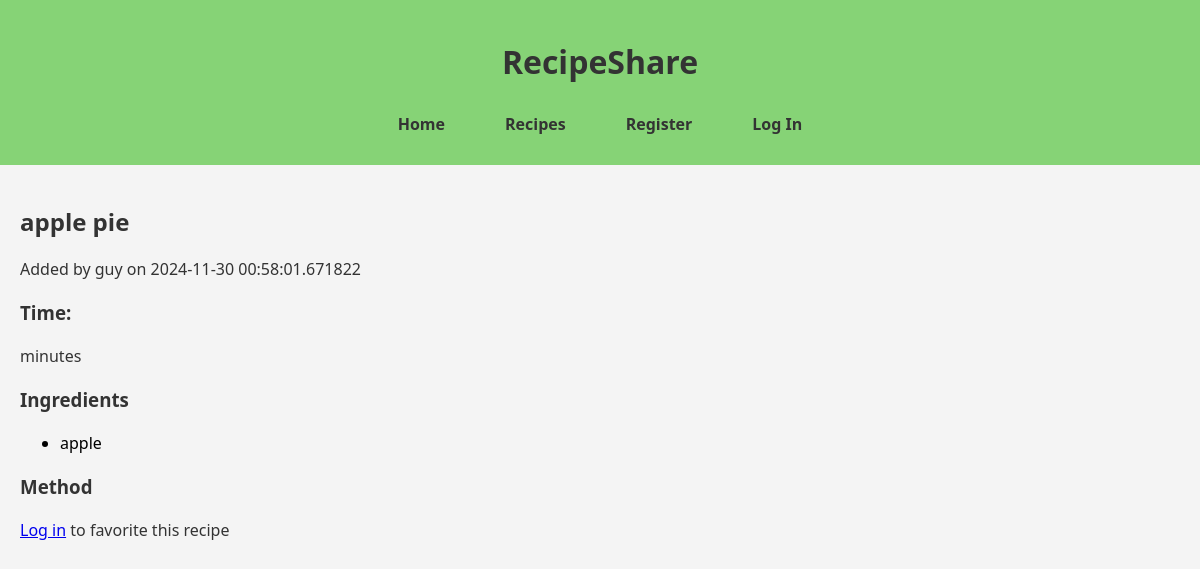
/recipe/3, run on the app's committed database.
### models.py (models this page shows, shortened)
class Recipe(db.Model):
    __tablename__ = 'recipes'
    recipe_id = db.mapped_column(db.Integer, primary_key=True)
    recipe_name = db.mapped_column(db.String(500))
    ingredients = db.mapped_column(db.String(1000))
    method = db.mapped_column(db.String(5000))
    total_time = db.mapped_column(db.Integer)
    date_added = db.mapped_column(db.DateTime, default=datetime.now(timezone.utc))
    chef_id = db.mapped_column(db.Integer, db.ForeignKey('users.user_id'), nullable=False)
    cuisine_id = db.mapped_column(db.Integer, db.ForeignKey('cuisines.cuisine_id'), nullable=False)
    chef = db.relationship('User', back_populates='recipes')
    cuisine = db.relationship('Cuisine', back_populates='recipes')
    favorites = db.relationship('Favorite', back_populates='recipe')

class User(UserMixin, db.Model):
    __tablename__ = 'users'
    user_id = db.mapped_column(db.Integer, primary_key=True)
    username = db.mapped_column(db.String(50), unique=True)
    is_chef = db.mapped_column(db.Boolean, default=False)
    recipes = db.relationship('Recipe', back_populates='chef')
    favorites = db.relationship('Favorite', back_populates='user')

### app.py (the view)
@app.route('/recipe/<int:recipe_id>')
def recipe(recipe_id):
    recipe = Recipe.query.get_or_404(recipe_id)
    ingredients_list = [ingredient.strip() for ingredient in recipe.ingredients.split('/') if ingredient.strip()]
    method_steps = [step.strip() for step in recipe.method.split('\n') if step.strip()]
    return render_template('recipe.html', recipe=recipe, ingredients=ingredients_list, method_steps=method_steps)

### templates/recipe.html (shortened to what this page needs)
{% extends 'base.html' %}
{% block content %}
    <h2>{{ recipe.recipe_name }}</h2>
    <p>Added by {{ recipe.chef.username }} on {{ recipe.date_added }}</p>
    <h3>Time:</h3>
    <p> {{ recipe.total_time }} minutes</p>
    <h3>Ingredients</h3>
    <ul>
        {% for ingredient in ingredients %}
        <li>{{ingredient}}</li>
        {% endfor %}
    </ul>
    <h3>Method</h3>
{% if current_user.is_authenticated %}
    <form action="{{ url_for('favorite_recipe', recipe_id=recipe.recipe_id) }}" method="POST">
        <button type="submit">Favorite recipe</button>
    </form>
{% else %}
    <p><a href="{{ url_for('login_page') }}">Log in</a> to favorite this recipe</p>
{% endif %}
{% endblock %}

### static/style.css (style rules this page uses)
* { box-sizing: border-box; }
body { padding: 0; font-family: 'Segoe UI', Tahoma, Geneva, Verdana, sans-serif; background-color: #f4f4f4; margin: 0px; }
h1, h2, h3, h4, h5, h6, p { margin: 20px 0; color: #333; }

### data on the page
Recipe: recipe_name "apple pie", date_added "2024-11-30 00:58:01.671822", ingredients "apple"
User: chef.username "guy"
